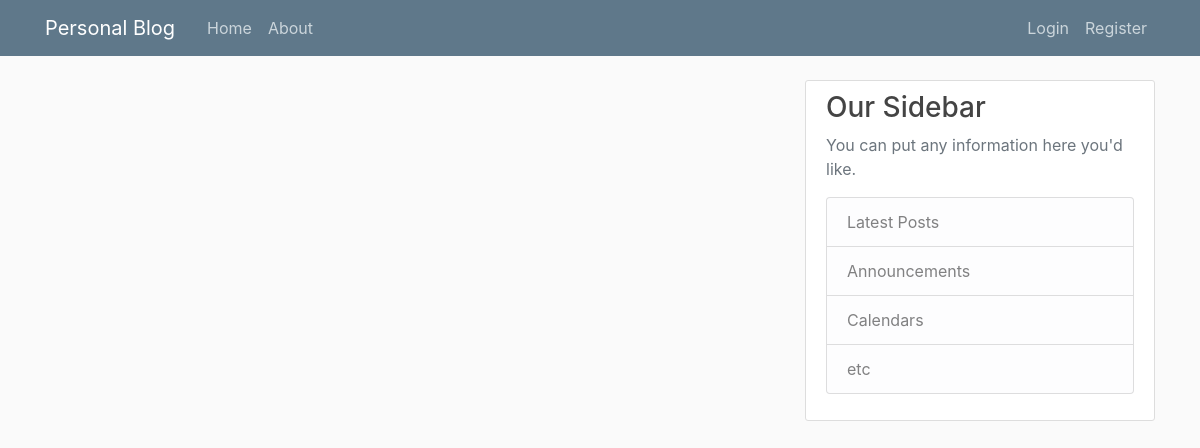
Page /home on the earlier database version.
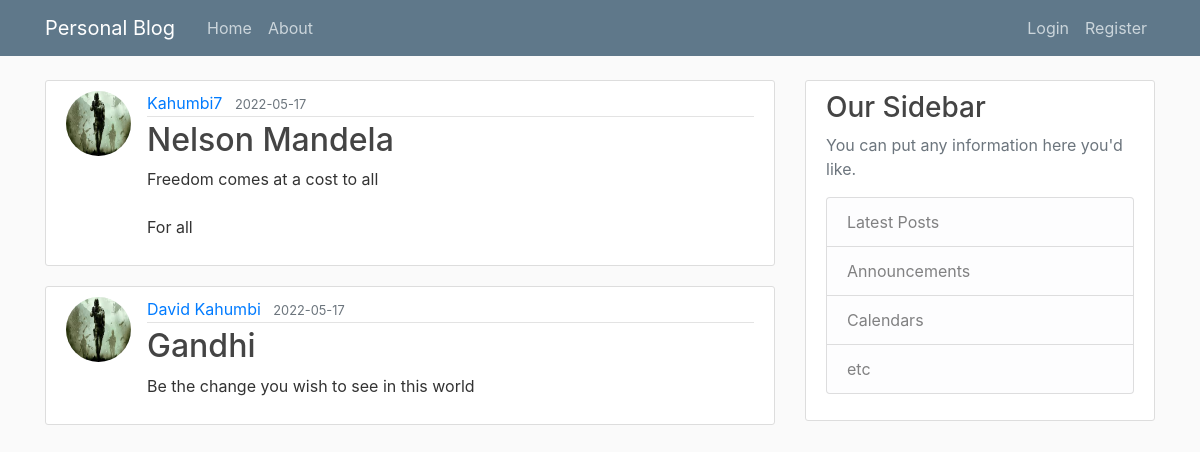
Same page on the later database version.
### blog/models.py (models this page shows, shortened)
class Post(db.Model):
    id = db.Column(db.Integer, primary_key=True)
    title = db.Column(db.String(100), nullable=False)
    date_posted = db.Column(db.DateTime, nullable=False, default=datetime.utcnow)
    content = db.Column(db.Text, nullable=False)
    user_id = db.Column(db.Integer, db.ForeignKey('user.id'), nullable=False)
    comments = db.relationship('Comment', backref='post', lazy=True)

class User(db.Model, UserMixin ):
    id = db.Column(db.Integer, primary_key=True)
    username = db.Column(db.String(20), unique=True, nullable=False)
    email = db.Column(db.String(120), unique=True, nullable=False)
    image_file = db.Column(db.String(20), nullable=False, default='default.jpg')
    password = db.Column(db.String(60), nullable=False)
    posts = db.relationship('Post', backref='author', lazy=True)
    comments = db.relationship('Comment', backref='user', lazy=True)

### blog/routes.py (the view)
@app.route("/")
@app.route("/home")
def home():
    posts = Post.query.all()
    return render_template('home.html', posts=posts)

### blog/templates/home.html
{% extends "layout.html" %}
{% block content%}
    {% for post in posts %}
      <article class="media content-section">
        <img class="rounded-circle article-img" src="{{ url_for('static', filename='profile_pics/' + post.author.image_file) }}">
        <div class="media-body">
         <div class="article-metadata">
            <a class="mr-2" href="#">{{ post.author.username }}</a>
            <small class="text-muted">{{ post.date_posted.strftime('%Y-%m-%d') }}</small>
         </div>
            <h2><a class="article-title" href="{{ url_for('post', post_id=post.id) }}">{{ post.title }}</a></h2>
            <p class="article-content">{{ post.content }}</p>
        </div>
      </article>
    {% endfor %}
{% endblock content %}

### blog/templates/layout.html (shortened to what this page needs)
<!DOCTYPE html>
<html lang="en">
<head>
    <link rel="stylesheet" href="https://cdn.jsdelivr.net/npm/bootstrap@4.3.1/dist/css/bootstrap.min.css">
    <link rel="stylesheet" type="text/css" href="{{ url_for('static', filename='main.css') }}">
</head>
<body>
    <header class="site-header">
        <nav class="navbar navbar-expand-md navbar-dark bg-steel fixed-top">
          <div class="container">
            <a class="navbar-brand mr-4" href="/">Personal Blog</a>
            <div class="collapse navbar-collapse" id="navbarToggle">
              <div class="navbar-nav mr-auto">
                <a class="nav-item nav-link" href="{{ url_for('home') }}">Home</a>
                <a class="nav-item nav-link" href="{{ url_for('about') }}">About</a>
              </div>
              <div class="navbar-nav">
                {% if current_user.is_authenticated %}
                  <a class="nav-item nav-link" href="{{ url_for('new_post') }}">New Post</a>
                  <a class="nav-item nav-link" href="{{ url_for('account') }}">Account</a>
                  <a class="nav-item nav-link" href="{{ url_for('logout') }}">Logout</a>
                {% else %}
                  <a class="nav-item nav-link" href="{{ url_for('login') }}">Login</a>
                  <a class="nav-item nav-link" href="{{ url_for('register') }}">Register</a>
                {% endif %}
              </div>
            </div>
          </div>
        </nav>
    </header>
    <main role="main" class="container">
        <div class="row">
          <div class="col-md-8">
            {% block content %}{% endblock %}
          </div>
          <div class="col-md-4">
            <div class="content-section">
              <h3>Our Sidebar</h3>
              <p class='text-muted'>You can put any information here you'd like.
                <ul class="list-group">
                  <li class="list-group-item list-group-item-light">Latest Posts</li>
                  <li class="list-group-item list-group-item-light">Announcements</li>
                  <li class="list-group-item list-group-item-light">Calendars</li>
                  <li class="list-group-item list-group-item-light">etc</li>
                </ul>
              </p>
            </div>
          </div>
        </div>
    </main>
</body>
</html>

### blog/static/main.css (style rules this page uses)
body { background: #fafafa; color: #333333; margin-top: 5rem; }
h1, h2, h3, h4, h5, h6 { color: #444444; }
.bg-steel { background-color: #5f788a; }
.site-header .navbar-nav .nav-link { color: #cbd5db; }
.content-section { background: #ffffff; padding: 10px 20px; border: 1px solid #dddddd; border-radius: 3px; margin-bottom: 20px; }
.article-title { color: #444444; }
.article-content { white-space: pre-line; }
.article-img { height: 65px; width: 65px; margin-right: 16px; }
.article-metadata { padding-bottom: 1px; margin-bottom: 4px; border-bottom: 1px solid #e3e3e3 }

Differences in the rows shown:
added Post: image_file (placeholder picture), author.username "Kahumbi7", date_posted "2022-05-17", title "Nelson Mandela", content "Freedom comes at a cost to all For all"
added Post: image_file (placeholder picture), author.username "David Kahumbi", date_posted "2022-05-17", title "Gandhi", content "Be the change you wish to see in this world"
